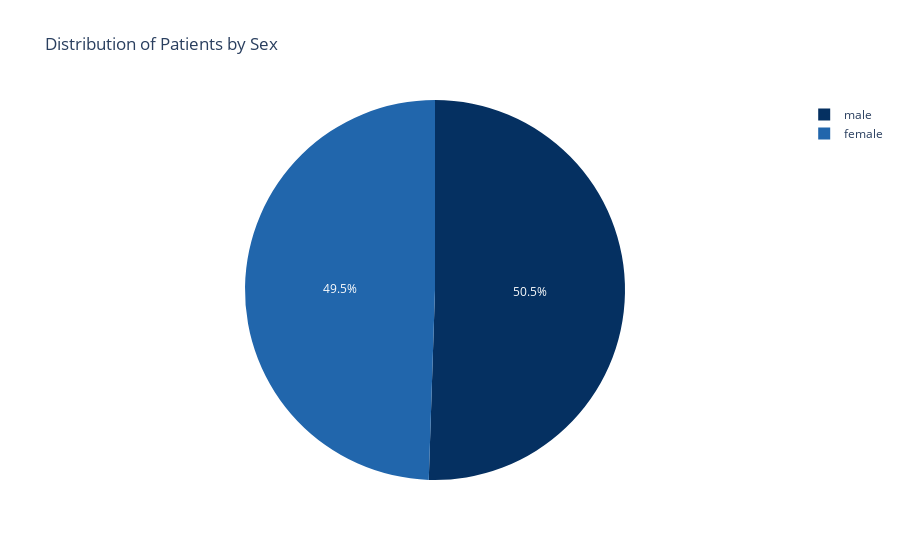

The cell this chart's notebook holds for it:
### Code cell
fid = px.pie(medical_df,
             names='sex',
             title='Distribution of Patients by Sex',
             color_discrete_sequence=px.colors.sequential.RdBu_r)
fid.show()

### Figure 1 — Plotly figure (JSON) as saved in the notebook; plotly's stock layout.template omitted (floating-point values rounded to 4 significant figures; data arrays with more than 128 entries replaced by an {"elided": "..."} marker saying what was removed)
{"data": [{"domain": {"x": [0, 1], "y": [0, 1]}, "hovertemplate": "sex=%{label}<extra></extra>", "labels": {"elided": "1338 str values"}, "legendgroup": "", "name": "", "showlegend": true, "type": "pie"}], "layout": {"legend": {"tracegroupgap": 0}, "piecolorway": ["rgb(5,48,97)", "rgb(33,102,172)", "rgb(67,147,195)", "rgb(146,197,222)", "rgb(209,229,240)", "rgb(247,247,247)", "rgb(253,219,199)", "rgb(244,165,130)", "rgb(214,96,77)", "rgb(178,24,43)", "rgb(103,0,31)"], "title": {"text": "Distribution of Patients by Sex"}}}
